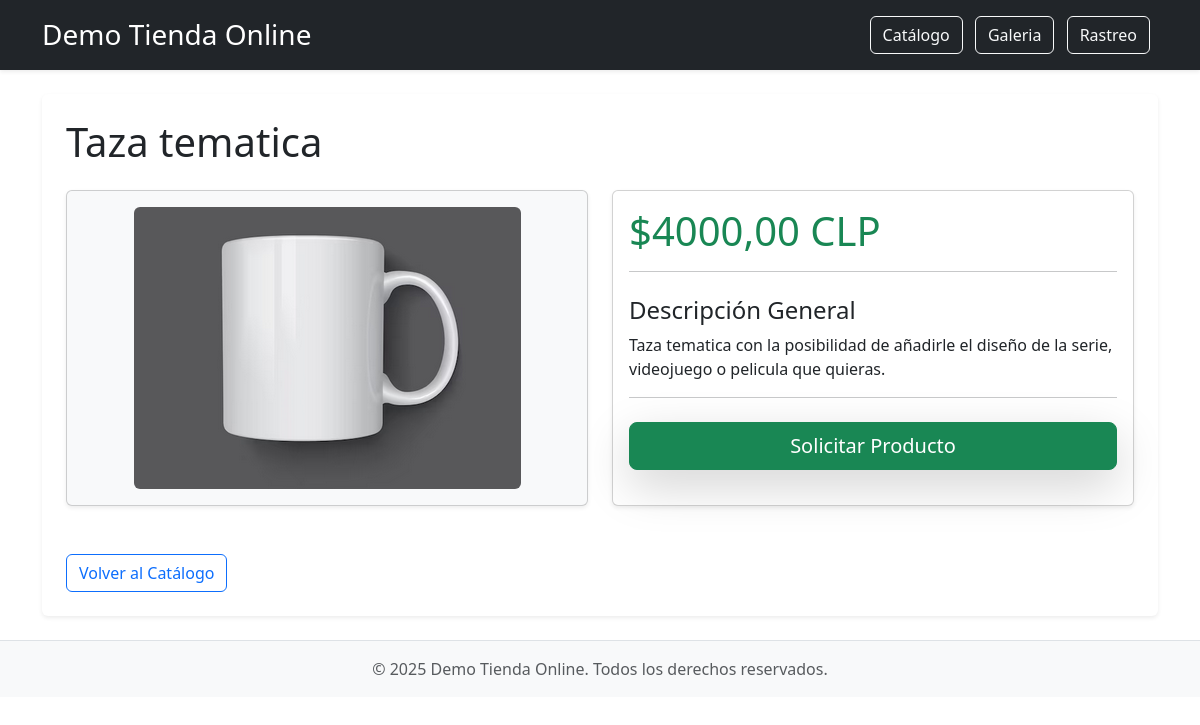
Screenshot of /producto/3/ with the database file from the repository.
### mainApp/models.py (models this page shows, shortened)
class Product(models.Model):
    nombre = models.CharField(max_length=100)
    description = models.TextField()
    category = models.ForeignKey('categoryProduct', on_delete=models.CASCADE)
    precio_base = models.DecimalField(max_digits=10, decimal_places=2)
    imagen1 = models.ImageField(upload_to='imagenes_productos/', blank=True, null=True)
    imagen2 = models.ImageField(upload_to='imagenes_productos/', blank=True, null=True)
    imagen3 = models.ImageField(upload_to='imagenes_productos/', blank=True, null=True)
    destacado = models.BooleanField(default=False)

### mainApp/views.py (the view)
# urls.py: path('producto/<int:pk>/', views.detalle_producto, name='detalle_producto'),
def detalle_producto(request, pk):
    producto = get_object_or_404(Product, pk=pk)
    context = {
        'producto': producto,
        'titulo': f'Detalle: {producto.nombre}',
    }
    return render(request, 'detalle_producto.html', context)

### templates/detalle_producto.html (shortened to what this page needs)
{% extends "base.html" %}
{% load static %}
{% block content %}
    <h1 class="mb-4"> {{ producto.nombre }}</h1>
    <div class="row g-4">
        <div class="col-md-6">
            <div class="card shadow-sm h-100 p-3 bg-light d-flex align-items-center justify-content-center">
                {% if producto.imagen1 %}
                    <img src="{{ producto.imagen1.url }}" class="img-fluid rounded" alt="{{ producto.nombre }}" style="max-height: 400px; object-fit: contain;">
                {% else %}
                    <p class="text-muted">No hay imagen disponible.</p>
                {% endif %}
            </div>
        </div>
        <div class="col-md-6">
            <div class="card shadow-sm h-100">
                <div class="card-body">
                    <h2 class="display-6 text-success mb-3">
                        ${{ producto.precio_base }} CLP
                    </h2>
                    <hr>
                    <h4 class="mt-4 mb-2">Descripción General</h4>
                    <p class="text-break">{{ producto.description|linebreaksbr }}</p>
                    <hr>
                    <div class="d-grid mt-4">
                        <a href="{% url 'solicitar_producto' producto.pk %}" class="btn btn-success btn-lg shadow-lg">
                            Solicitar Producto
                        </a>
                    </div>
                </div>
            </div>
        </div>
    </div>
    <div class="mt-5">
        <a href="{% url 'home' %}" class="btn btn-outline-primary"> Volver al Catálogo</a>
    </div>
{% endblock %}

### rows the page displays
Product: nombre "Taza tematica", imagen1 (picture), precio_base "4000,00", description "Taza tematica con la posibilidad de añadirle el diseño de la serie, videojuego o pelicula que quieras."
